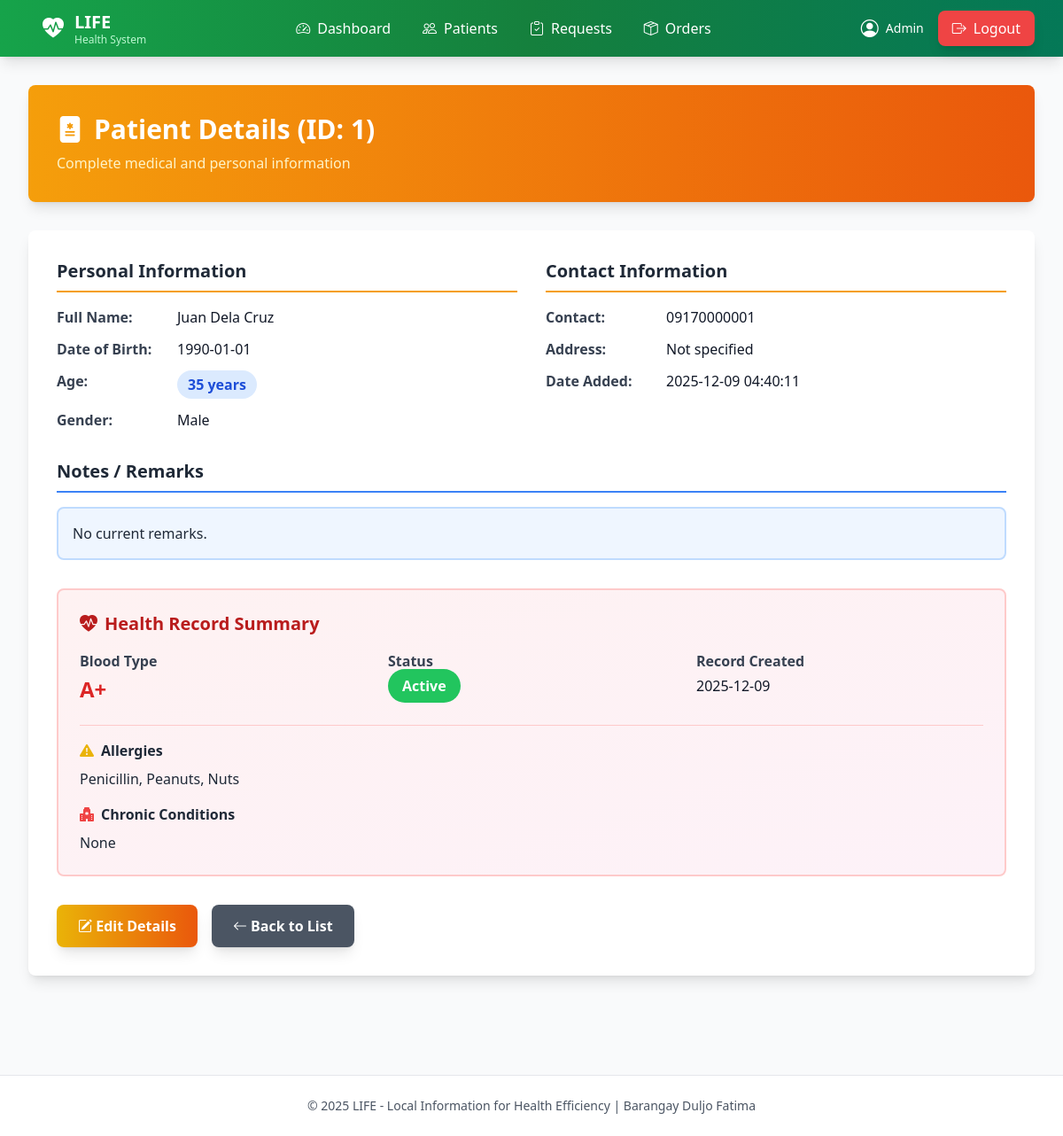
The page /view/1 (signed in) on the database its author committed.
### tables this page shows
CREATE TABLE patients (
            id INTEGER PRIMARY KEY AUTOINCREMENT,
            last_name TEXT NOT NULL,
            first_name TEXT NOT NULL,
            middle_name TEXT,
            suffix TEXT,
            dob TEXT NOT NULL,
            sex TEXT NOT NULL,
            contact TEXT,
            address TEXT,
            notes TEXT,
            created_at TIMESTAMP DEFAULT CURRENT_TIMESTAMP
        );

CREATE TABLE health_records (
            id INTEGER PRIMARY KEY AUTOINCREMENT,
            patient_id INTEGER NOT NULL UNIQUE,
            blood_type TEXT,
            allergies TEXT,
            chronic_conditions TEXT,
            status TEXT DEFAULT 'Active',
            created_at TIMESTAMP DEFAULT CURRENT_TIMESTAMP,
            updated_at TIMESTAMP DEFAULT CURRENT_TIMESTAMP,
            FOREIGN KEY (patient_id) REFERENCES patients(id)
        );

### app.py (the view, shortened to what this page needs)
@app.route("/view/<int:id>")
@login_required # SECURED
def view_patient(id):
    db = get_db()
    c = db.cursor()
    patient = c.execute("SELECT * FROM patients WHERE id = ?", (id,)).fetchone()
    if not patient:
        return "Patient not found", 404
    patient_dict = dict(patient)
    patient_dict["age"] = calculate_age(patient["dob"])
    patient_dict["gender"] = patient["sex"]
    patient_dict["date_added"] = patient["created_at"]
    health = c.execute("SELECT * FROM health_records WHERE patient_id = ?", (id,)).fetchone()
    if health:
        try:
            patient_dict["blood_type"] = health["blood_type"]
            patient_dict["allergies"] = health["allergies"]
            patient_dict["chronic_conditions"] = health["chronic_conditions"]
            patient_dict["health_status"] = health["status"]
            patient_dict["health_created_at"] = health["created_at"]
            patient_dict["health_updated_at"] = health["updated_at"]
        except Exception:
            patient_dict["blood_type"] = health[2] if len(health) > 2 else None
            patient_dict["allergies"] = health[3] if len(health) > 3 else None
            patient_dict["chronic_conditions"] = health[4] if len(health) > 4 else None
            patient_dict["health_status"] = health[5] if len(health) > 5 else None
            patient_dict["health_created_at"] = health[6] if len(health) > 6 else None
            patient_dict["health_updated_at"] = health[7] if len(health) > 7 else None
    return render_template("view_records.html", patient=patient_dict)

### app.py (called while the page is built)
def login_required(f):
    @wraps(f)
    def decorated_function(*args, **kwargs):
        if session.get("role") != 'worker':
            return redirect(url_for('worker_signin'))
        return f(*args, **kwargs)
    return decorated_function

def calculate_age(dob_str):
    try:
        dob = datetime.strptime(dob_str, "%Y-%m-%d").date()
        today = date.today()
        return today.year - dob.year - ((today.month, today.day) < (dob.month, dob.day))
    except (ValueError, TypeError):
        return None

def get_db():
    db = getattr(g, "_database", None)
    if db is None:
        db = g._database = sqlite3.connect(DATABASE)
        db.row_factory = sqlite3.Row
    return db

@app.teardown_appcontext
def close_connection(exception):
    db = getattr(g, "_database", None)
    if db is not None:
        db.close()

### templates/view_records.html
{% extends "layout.html" %}
{% block content %}
<div class="bg-gradient-to-r from-amber-500 to-orange-600 text-white p-8 rounded-lg shadow-lg mb-8 animate-slideDown">
    <h2 class="text-3xl font-bold flex items-center gap-3">
        <i class="bi bi-file-medical-fill"></i>
        Patient Details (ID: {{ patient.id }})
    </h2>
    <p class="text-amber-100 mt-2">Complete medical and personal information</p>
</div>
<div class="bg-white rounded-lg shadow-lg p-8 mb-8 animate-fadeIn card-hover">
  <div class="grid md:grid-cols-2 gap-8 mb-8">
    <div>
      <h4 class="text-xl font-bold text-gray-800 mb-4 pb-2 border-b-2 border-amber-500">Personal Information</h4>
      <div class="space-y-3">
        <div class="flex items-start gap-2">
          <span class="font-semibold text-gray-700 w-32">Full Name:</span>
          <span class="text-gray-900">{{ patient.first_name }} {{ patient.middle_name or '' }} {{ patient.last_name }} {{ patient.suffix or '' }}</span>
        </div>
        <div class="flex items-start gap-2">
          <span class="font-semibold text-gray-700 w-32">Date of Birth:</span>
          <span class="text-gray-900">{{ patient.dob }}</span>
        </div>
        <div class="flex items-start gap-2">
          <span class="font-semibold text-gray-700 w-32">Age:</span>
          <span class="px-3 py-1 bg-blue-100 text-blue-700 rounded-full font-semibold">{{ patient.age }} years</span>
        </div>
        <div class="flex items-start gap-2">
          <span class="font-semibold text-gray-700 w-32">Gender:</span>
          <span class="text-gray-900">{{ patient.gender }}</span>
        </div>
      </div>
    </div>
    <div>
      <h4 class="text-xl font-bold text-gray-800 mb-4 pb-2 border-b-2 border-amber-500">Contact Information</h4>
      <div class="space-y-3">
        <div class="flex items-start gap-2">
          <span class="font-semibold text-gray-700 w-32">Contact:</span>
          <span class="text-gray-900">{{ patient.contact }}</span>
        </div>
        <div class="flex items-start gap-2">
          <span class="font-semibold text-gray-700 w-32">Address:</span>
          <span class="text-gray-900">{{ patient.address or 'Not specified' }}</span>
        </div>
        <div class="flex items-start gap-2">
          <span class="font-semibold text-gray-700 w-32">Date Added:</span>
          <span class="text-gray-900">{{ patient.created_at }}</span>
        </div>
      </div>
    </div>
  </div>
  <div class="mb-8">
    <h4 class="text-xl font-bold text-gray-800 mb-4 pb-2 border-b-2 border-blue-500">Notes / Remarks</h4>
    <div class="bg-blue-50 border-2 border-blue-200 rounded-lg p-4">
      <p class="text-gray-800">{{ patient.notes or 'No current remarks.' }}</p>
    </div>
  </div>
  <div class="bg-gradient-to-br from-red-50 to-pink-50 border-2 border-red-200 rounded-lg p-6">
    <h4 class="text-xl font-bold text-red-700 mb-4 flex items-center gap-2">
      <i class="bi bi-heart-pulse-fill"></i>
      Health Record Summary
    </h4>
    <div class="grid md:grid-cols-3 gap-6 mb-6">
      <div>
        <p class="text-gray-700 font-semibold mb-1">Blood Type</p>
        <p class="text-2xl font-bold text-red-600">{{ patient.blood_type or 'Not set' }}</p>
      </div>
      <div>
        <p class="text-gray-700 font-semibold mb-1">Status</p>
        <span class="px-4 py-2 rounded-full font-bold {% if patient.health_status == 'Active' %}bg-green-500 text-white{% else %}bg-gray-400 text-white{% endif %}">{{ patient.health_status or 'Unknown' }}</span>
      </div>
      <div>
        <p class="text-gray-700 font-semibold mb-1">Record Created</p>
        <p class="text-gray-900">{{ patient.health_created_at[:10] if patient.health_created_at else 'N/A' }}</p>
      </div>
    </div>
    <hr class="my-4 border-red-200">
    <div class="mb-4">
      <h6 class="font-bold text-gray-800 mb-2 flex items-center gap-2">
        <i class="bi bi-exclamation-triangle-fill text-yellow-500"></i>
        Allergies
      </h6>
      <p class="text-gray-800">{{ patient.allergies or 'No allergies recorded' }}</p>
    </div>
    <div>
      <h6 class="font-bold text-gray-800 mb-2 flex items-center gap-2">
        <i class="bi bi-hospital-fill text-red-500"></i>
        Chronic Conditions
      </h6>
      <p class="text-gray-800">{{ patient.chronic_conditions or 'No chronic conditions recorded' }}</p>
    </div>
  </div>
  <div class="flex flex-wrap gap-4 mt-8">
    <a href="{{ url_for('edit_patient', id=patient.id) }}" class="px-6 py-3 bg-gradient-to-r from-yellow-500 to-orange-600 text-white rounded-lg hover:from-yellow-600 hover:to-orange-700 transition-all transform hover:scale-105 font-semibold shadow-lg">
      <i class="bi bi-pencil-square"></i> Edit Details
    </a>
    <a href="{{ url_for('patients') }}" class="px-6 py-3 bg-gray-600 text-white rounded-lg hover:bg-gray-700 transition-all transform hover:scale-105 font-semibold shadow-lg">
      <i class="bi bi-arrow-left"></i> Back to List
    </a>
  </div>
</div>
{% endblock %}

### templates/layout.html (style rules this page uses)
.animate-slideDown { animation: slideDown 0.3s ease-out; }
.animate-fadeIn { animation: fadeIn 0.5s ease-out; }
.card-hover { transition: all 0.3s ease; }

### rows shown on the page
patients: first_name "Juan", last_name "Dela Cruz", dob "1990-01-01", gender "Male", contact "09170000001", created_at "2025-12-09 04:40:11"
health_records: blood_type "A+", status "Active", created_at "2025-12-09", allergies "Penicillin, Peanuts, Nuts", chronic_conditions "None"

### other values the page prints
{{ patient.id }} "1"
{{ patient.age }} "35"
{{ patient.address or 'Not specified' }} "Not specified"
{{ patient.notes or 'No current remarks.' }} "No current remarks."
